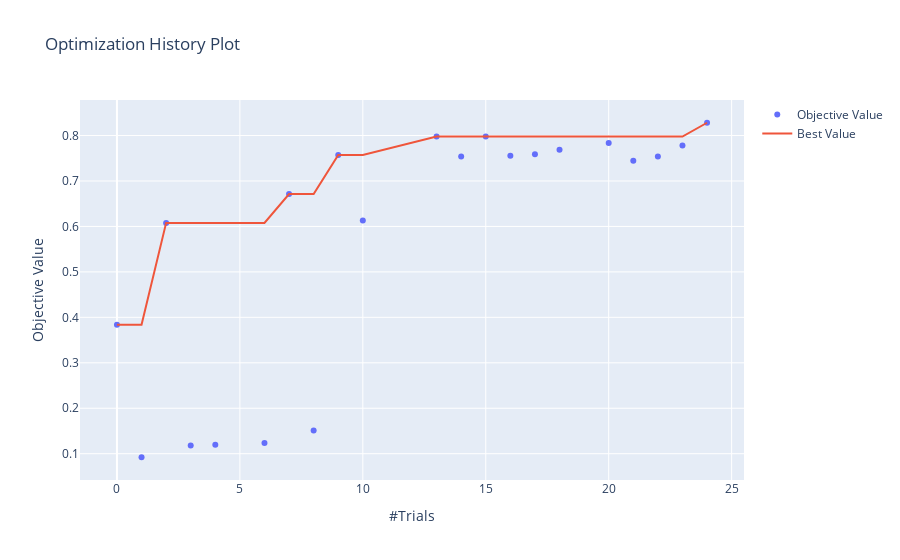

Notebook code cell kept with this figure:
### Markdown cell above
## History Plot

### Code cell
plot_optimization_history(study)

### Figure 1 — Plotly figure (JSON) as saved in the notebook; plotly's stock layout.template omitted (floating-point values rounded to 4 significant figures)
{"data": [{"mode": "markers", "name": "Objective Value", "type": "scatter", "x": [0, 1, 2, 3, 4, 6, 7, 8, 9, 10, 13, 14, 15, 16, 17, 18, 20, 21, 22, 23, 24], "y": [0.3836, 0.09219, 0.6078, 0.118, 0.1195, 0.1234, 0.6711, 0.1508, 0.757, 0.6133, 0.7977, 0.7539, 0.7977, 0.7555, 0.7586, 0.7688, 0.7836, 0.7445, 0.7539, 0.7781, 0.8281]}, {"name": "Best Value", "type": "scatter", "x": [0, 1, 2, 3, 4, 6, 7, 8, 9, 10, 13, 14, 15, 16, 17, 18, 20, 21, 22, 23, 24], "y": [0.3836, 0.3836, 0.6078, 0.6078, 0.6078, 0.6078, 0.6711, 0.6711, 0.757, 0.757, 0.7977, 0.7977, 0.7977, 0.7977, 0.7977, 0.7977, 0.7977, 0.7977, 0.7977, 0.7977, 0.8281]}], "layout": {"title": {"text": "Optimization History Plot"}, "xaxis": {"title": {"text": "#Trials"}}, "yaxis": {"title": {"text": "Objective Value"}}}}
